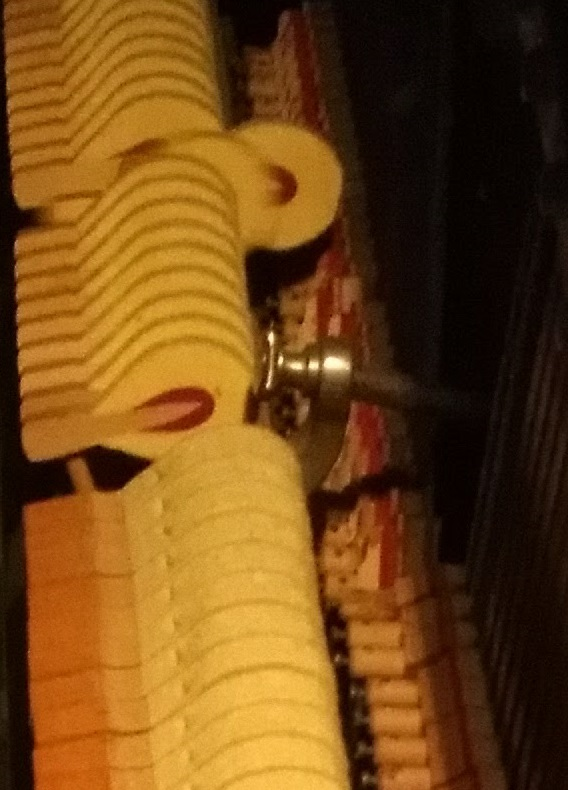
#> input picture pianokeys.jpg, 568 x 790 px, found by its file name
$ jupyter execute --allow-errors 'OpenCV Sample.ipynb'   (shell and % lines are left out)   (older library calls are emulated)
#> lines starting #> are read from the running program, lines starting #| are printed output that depends on the picture; after the words box and inside, x2 and y2 are one past the last pixel; in counts of white or black regions, pixels touching at a corner belong together
[cell 1]
import numpy as np
import cv2

from matplotlib import pyplot as plt

img = cv2.imread('..//Downloads/pianokeys.jpg')
#> img is the input picture: shape (790, 568, 3); mean B, G, R 22.8, 72.6, 114.2
gimg = cv2.imread('..//Downloads/pianokeys.jpg',0)
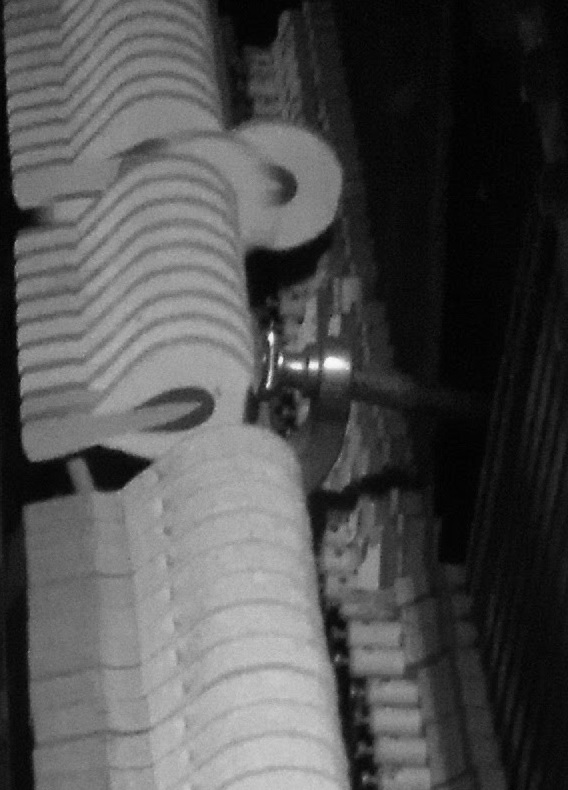
#> gimg: shape (790, 568); min 0, max 250, mean 79.3
pkeys = cv2.imread('..//Downloads/pianokeys.jpg')
gray = cv2.cvtColor(img,cv2.COLOR_BGR2GRAY)

corners = cv2.goodFeaturesToTrack(gray,25,0.01,10)
#> corners = 25 rows, first 8: [271, 332], [267, 387], [281, 356], [271, 345], [301, 368], [310, 361], [19, 345], [348, 368]
corners = np.int0(corners)

for i in corners:
    x,y = i.ravel()
    cv2.circle(img,(x,y),3,255,-1)
#> this loop made 25 passes
#> (x, y) on passes 1 to 12: (271, 332), (267, 387), (281, 356), (271, 345), (301, 368), (310, 361), (19, 345), (348, 368), (336, 660), (21, 395), (352, 693), (291, 365)
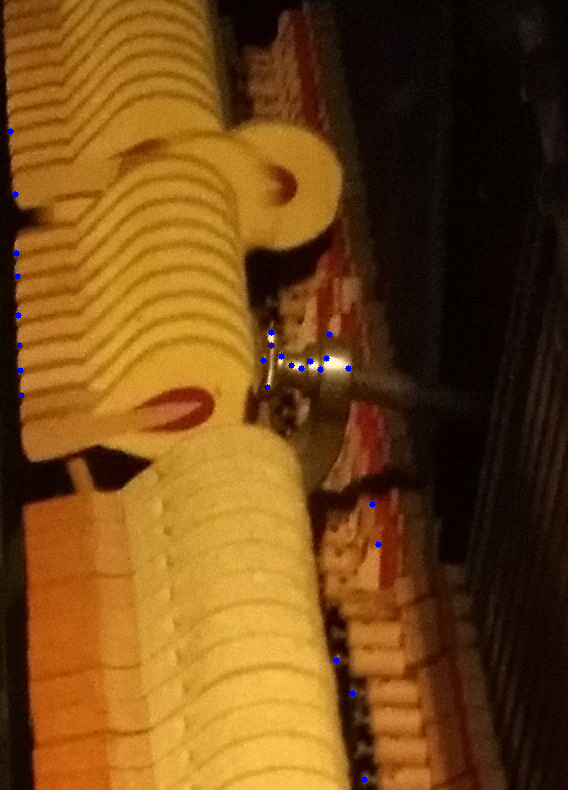
#> img: shape (790, 568, 3); 0.16% of pixels changed, all inside (x1, y1, x2, y2) = (7, 128, 382, 783)


f,ax=plt.subplots(2,1,figsize=(15,15))
ax[0].imshow(img)

ax[1].imshow(gray,cmap="gray")
#cv.SetImageROI(imag, rect)
plt.show()
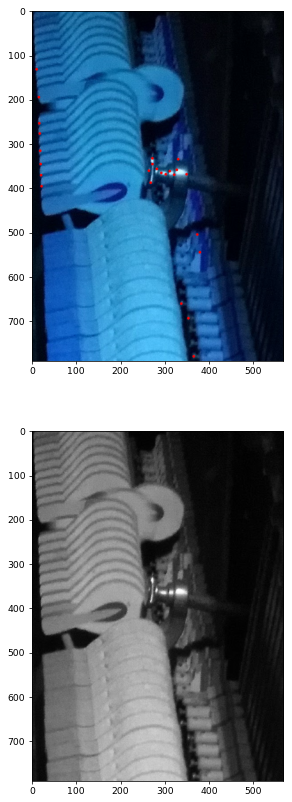
#> figure drawn by matplotlib, 2 panels; B, G, R data is drawn as R, G, B

[cell 2]
from ipywidgets import interact,interactive
import ipywidgets as widgets
import matplotlib.pyplot as plt

[cell 3]
gray = np.float32(gray)
dst = cv2.cornerHarris(gray,2,3,0.04)

#result is dilated for marking the corners, not important
dst = cv2.dilate(dst,None)

# Threshold for an optimal value, it may vary depending on the image.
img[dst>0.01*dst.max()]=[0,0,255]
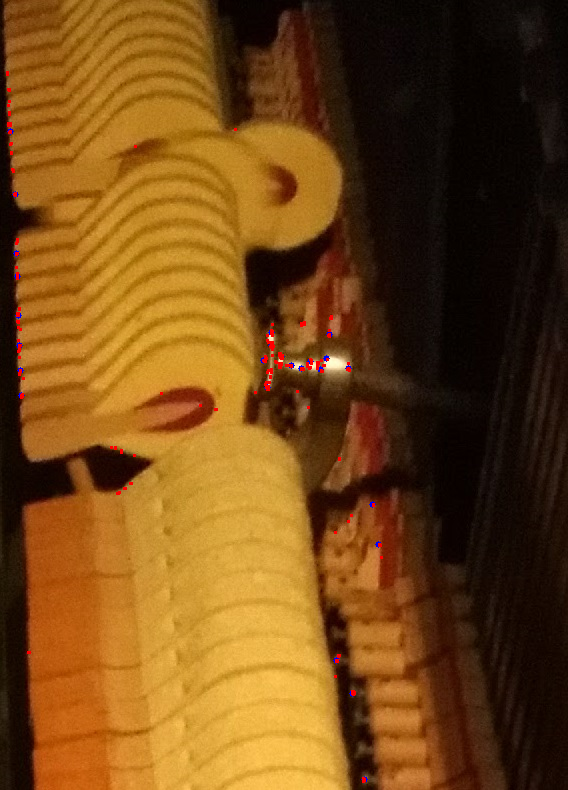
#> img: shape (790, 568, 3); 0.3% of pixels changed, all inside (x1, y1, x2, y2) = (6, 71, 383, 783)

smimg = cv2.resize(img,(480,480))
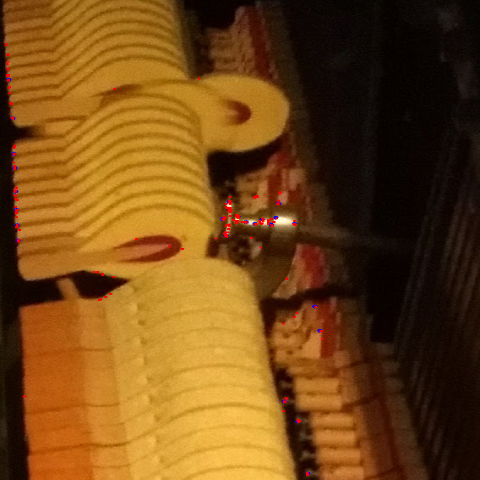
#> smimg: shape (480, 480, 3); mean B, G, R 22.6, 72.1, 114.3

cv2.imshow('dst',smimg)
if cv2.waitKey(0) & 0xff == 27:
#> (key Esc is pressed here)
    cv2.destroyAllWindows()
